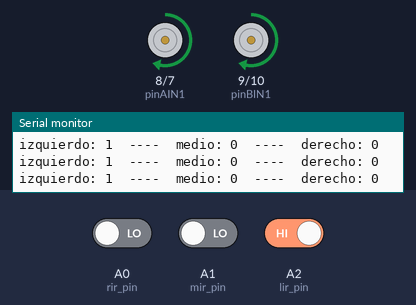
The sketch below on a simulated Arduino Uno, built with avr-gcc and run on an emulated ATmega328P. On the bench: motor-driver pin pairs drawn as motors (green arrow = first pin HIGH = forward, orange = second pin HIGH = backward, longer = more drive, scaled by the enable pin), the last lines printed to the serial monitor. The test bench sets the inputs (shaded band); at power-on: A2 (lir_pin) HIGH, A1 (mir_pin) LOW, A0 (rir_pin) LOW.

Above: at 1.2 s.
1.3 s: A2 (lir_pin) driven LOW
At 1.8 s:
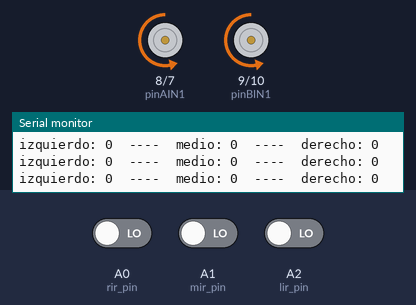
2.8 s: A1 (mir_pin) driven HIGH
At 3.3 s:
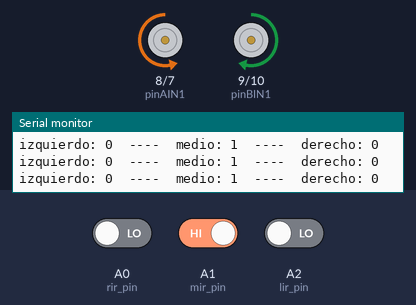
4.3 s: A1 (mir_pin) driven LOW
At 4.8 s:
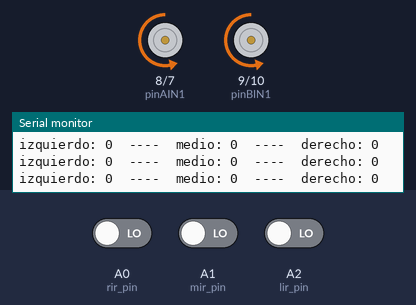
5.8 s: A2 (lir_pin) driven HIGH
At 6.2 s:
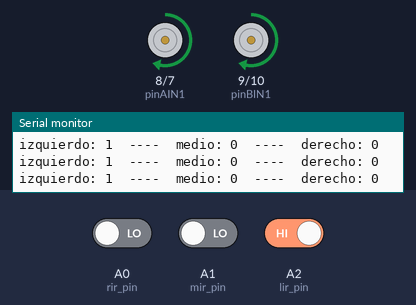
7.3 s: A0 (rir_pin) driven HIGH
10.3 s: A1 (mir_pin) driven HIGH
At 10.6 s:
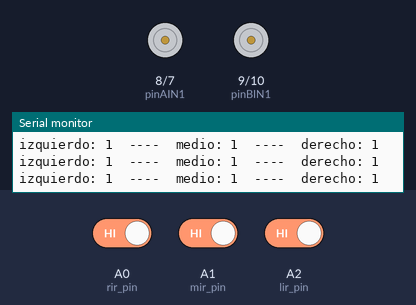
Timing chart, 0 to 12.8 s (numbered marks = the images above; inputs shaded):
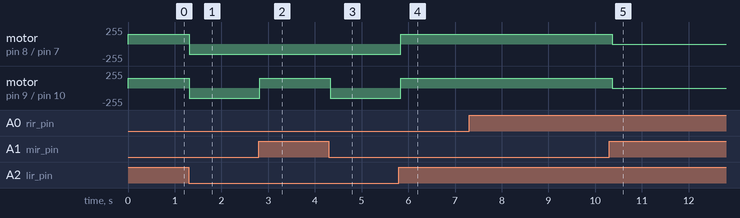

Measured:
- after the input at 1.3 s, motor on pin 8 (pinAIN1) / pin 7 (pinAIN2), motor on pin 9 (pinBIN1) / pin 10 (pinBIN2): forward 150/255 → backward 150/255 at once
- after the input at 2.8 s, motor on pin 9 (pinBIN1) / pin 10 (pinBIN2): backward 150/255 → forward 150/255 at once
- after the input at 4.3 s, motor on pin 9 (pinBIN1) / pin 10 (pinBIN2): forward 150/255 → backward 150/255 at once
- after the input at 5.8 s, motor on pin 8 (pinAIN1) / pin 7 (pinAIN2), motor on pin 9 (pinBIN1) / pin 10 (pinBIN2): backward 150/255 → forward 150/255 at once
- after the input at 10.3 s, motor on pin 8 (pinAIN1) / pin 7 (pinAIN2), motor on pin 9 (pinBIN1) / pin 10 (pinBIN2): forward 150/255 → stopped after 0.06 s

The sketch:

pp_slir.ino
```cpp
const int pinPWMA = 6;
const int pinAIN2 = 7;
const int pinAIN1 = 8;
const int pinBIN1 = 9;
const int pinBIN2 = 10;
const int pinPWMB = 11;
const int pinSTBY = 12;
const int rir_pin = A0;
const int mir_pin = A1;
const int lir_pin = A2;

const int waitTime = 2000;  //espera entre fases
const int speed = 150;      //velocidad de giro

const int pinMotorA[3] = { pinPWMA, pinAIN2, pinAIN1 };
const int pinMotorB[3] = { pinPWMB, pinBIN1, pinBIN2 };

enum moveDirection {
  forward,
  backward
};

enum turnDirection {
  clockwise,
  counterClockwise
};

void setup() {
  pinMode(pinAIN2, OUTPUT);
  pinMode(pinAIN1, OUTPUT);
  pinMode(pinPWMA, OUTPUT);
  pinMode(pinBIN1, OUTPUT);
  pinMode(pinBIN2, OUTPUT);
  pinMode(pinPWMB, OUTPUT);
  pinMode(lir_pin, INPUT);
  pinMode(rir_pin, INPUT);
  Serial.begin(9600);
}

void loop() {
  int est_lir = digitalRead(lir_pin);
  int est_rir = digitalRead(rir_pin);
  int est_mir = digitalRead(mir_pin);
  Serial.print("izquierdo: ");
  Serial.print(est_lir);
  Serial.print("  ----  medio: ");
  Serial.print(est_mir);
  Serial.print("  ----  derecho: ");
  Serial.println(est_rir);

  if(est_mir == 1){
    if(est_lir == 0 && est_rir == 0){
      move(forward, speed);
    }
    else if(est_lir == 1 && est_rir == 0){
      turn(counterClockwise, speed);
    }
    else if(est_lir == 0 && est_rir == 1){
      turn(clockwise, speed);
    }
    else if(est_lir == 1 && est_rir == 1){
      fullStop();
    }
  }
  else{
    if(est_lir == 1 && est_rir == 0){
      turn(counterClockwise, speed);
    }
    else if(est_lir == 0 && est_rir == 1){
      turn(clockwise, speed);
    }
    else if(est_lir == 0 && est_rir == 0){
      turn(clockwise, speed);
    }
  }
  delay(100);
}

//Funciones que controlan el vehiculo
void move(int direction, int speed) {
  if (direction == forward) {
    moveMotorForward(pinMotorA, speed);
    moveMotorForward(pinMotorB, speed);
  } else {
    moveMotorBackward(pinMotorA, speed);
    moveMotorBackward(pinMotorB, speed);
  }
}

void turn(int direction, int speed) {
  if (direction == clockwise) {
    moveMotorForward(pinMotorA, speed);
    moveMotorBackward(pinMotorB, speed);
  } else {
    moveMotorBackward(pinMotorA, speed);
    moveMotorForward(pinMotorB, speed);
  }
}

void fullStop() {
  disableMotors();
  stopMotor(pinMotorA);
  stopMotor(pinMotorB);
}

//Funciones que controlan los motores
void moveMotorForward(const int pinMotor[3], int speed) {
  enableMotors();
  digitalWrite(pinMotor[1], HIGH);
  digitalWrite(pinMotor[2], LOW);

  analogWrite(pinMotor[0], speed);
}

void moveMotorBackward(const int pinMotor[3], int speed) {
  enableMotors();
  digitalWrite(pinMotor[1], LOW);
  digitalWrite(pinMotor[2], HIGH);

  analogWrite(pinMotor[0], speed);
}

void stopMotor(const int pinMotor[3]) {
  disableMotors();
  digitalWrite(pinMotor[1], LOW);
  digitalWrite(pinMotor[2], LOW);

  analogWrite(pinMotor[0], 0);
}

void enableMotors() {
  digitalWrite(pinSTBY, HIGH);
}

void disableMotors() {
  digitalWrite(pinSTBY, LOW);
}
```
